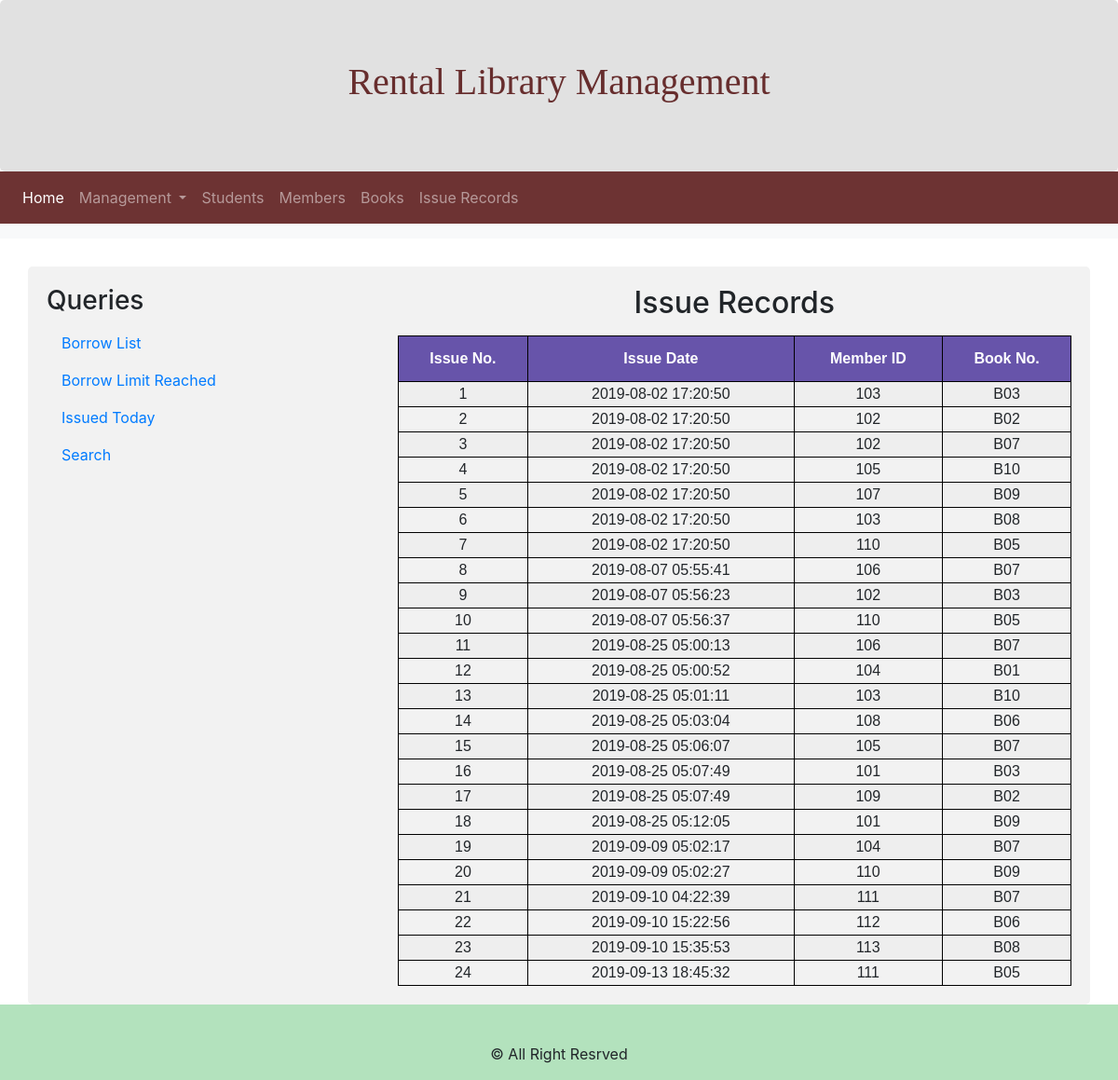
Page /issue.php on the committed database.
### tables this page shows
CREATE TABLE `iss_rec` (
  `iss_no` int(11) NOT NULL,
  `iss_date` timestamp NOT NULL DEFAULT current_timestamp(),
  `Mem_no` varchar(10) DEFAULT NULL,
  `book_no` varchar(10) DEFAULT NULL
);

### issue.php (the view, shortened to what this page needs)
<?php include "includes/db.php";?>
<?php include "includes/header.php"; ?>
<?php include "includes/navigation.php"; ?>
 <nav class="navbar navbar-expand-sm bg-light navbar-dark">
</nav>
<div class="container" style="margin-top:30px">
  <div class="row">
    <div class="col-sm-4">
      <h3>Queries</h3>
      <ul class="nav nav-pills flex-column">
        <li class="nav-item">
          <a class="nav-link" href="borrowList.php">Borrow List</a>
        </li>
        <li class="nav-item">
          <a class="nav-link" href="bookLimit.php">Borrow Limit Reached</a>
        </li>
        <li class="nav-item">
          <a class="nav-link" href="issuedToday.php">Issued Today</a>
        </li>
        <li class="nav-item">
          <a class="nav-link " href="search.php"> Search</a>
        </li>
      </ul>
    </div>
    <div class="col-sm-8">
    <?php
$sql = "SELECT * FROM iss_rec";
         $result = $con->query($sql) or die($con->error);
         echo "<h2>Issue Records</h2>";
         echo "<center><table id='table' style='margin-top:1rem;'><tr><th>Issue No.</th><th>Issue Date</th><th>Member ID</th><th>Book No.</th>";
             while ($row = $result->fetch_assoc()) {
                 echo "<tr><td>" . $row["iss_no"]. "</td><td>" . $row["iss_date"]. "</td><td>" . $row["Mem_no"]."</td><td>" . $row["book_no"]."</td>";
             }
         echo "</table></center>";
?>
    </div>
  </div>
</div>
<?php include "includes/footer.php"?>

### css/style.css (style rules this page uses)
body { //background-image: linear-gradient(to right bottom, rgba(126, 213, 111, 0.8), rgba(40, 180, 133, 0.8)), url(../img/map3.svg); background-size: cover; background-position: top; position: relative; }
table, th, td { border: 1px solid black; }
.container { min-height: 400px; }
#table { font-family: "Trebuchet MS", Arial, Helvetica, sans-serif; border-collapse: collapse; width: 100%; text-align: center; }
#table tr:nth-child(even) { background-color: rgb(238, 238, 238); }
#table th { padding-top: 12px; padding-bottom: 12px; text-align: left; background-color: rgb(103, 84, 170); color: white; text-align: center; }
h2 { text-align: center; }

### css/formStyle.css (style rules this page uses)
.container { border-radius: 5px; background-color: #f2f2f2; padding: 20px; }
.row:after { content: ""; display: table; clear: both; }

### rows in the picture
iss_rec: iss_no "1", iss_date "2019-08-02 17:20:50", Mem_no "103", book_no "B03"
iss_rec: iss_no "2", iss_date "2019-08-02 17:20:50", Mem_no "102", book_no "B02"
iss_rec: iss_no "3", iss_date "2019-08-02 17:20:50", Mem_no "102", book_no "B07"
iss_rec: iss_no "4", iss_date "2019-08-02 17:20:50", Mem_no "105", book_no "B10"
iss_rec: iss_no "5", iss_date "2019-08-02 17:20:50", Mem_no "107", book_no "B09"
iss_rec: iss_no "6", iss_date "2019-08-02 17:20:50", Mem_no "103", book_no "B08"
iss_rec: iss_no "7", iss_date "2019-08-02 17:20:50", Mem_no "110", book_no "B05"
iss_rec: iss_no "8", iss_date "2019-08-07 05:55:41", Mem_no "106", book_no "B07"
iss_rec: iss_no "9", iss_date "2019-08-07 05:56:23", Mem_no "102", book_no "B03"
iss_rec: iss_no "10", iss_date "2019-08-07 05:56:37", Mem_no "110", book_no "B05"
iss_rec: iss_no "11", iss_date "2019-08-25 05:00:13", Mem_no "106", book_no "B07"
iss_rec: iss_no "12", iss_date "2019-08-25 05:00:52", Mem_no "104", book_no "B01"
iss_rec: iss_no "13", iss_date "2019-08-25 05:01:11", Mem_no "103", book_no "B10"
iss_rec: iss_no "14", iss_date "2019-08-25 05:03:04", Mem_no "108", book_no "B06"
iss_rec: iss_no "15", iss_date "2019-08-25 05:06:07", Mem_no "105", book_no "B07"
iss_rec: iss_no "16", iss_date "2019-08-25 05:07:49", Mem_no "101", book_no "B03"
iss_rec: iss_no "17", iss_date "2019-08-25 05:07:49", Mem_no "109", book_no "B02"
iss_rec: iss_no "18", iss_date "2019-08-25 05:12:05", Mem_no "101", book_no "B09"
iss_rec: iss_no "19", iss_date "2019-09-09 05:02:17", Mem_no "104", book_no "B07"
iss_rec: iss_no "20", iss_date "2019-09-09 05:02:27", Mem_no "110", book_no "B09"
iss_rec: iss_no "21", iss_date "2019-09-10 04:22:39", Mem_no "111", book_no "B07"
iss_rec: iss_no "22", iss_date "2019-09-10 15:22:56", Mem_no "112", book_no "B06"
iss_rec: iss_no "23", iss_date "2019-09-10 15:35:53", Mem_no "113", book_no "B08"
iss_rec: iss_no "24", iss_date "2019-09-13 18:45:32", Mem_no "111", book_no "B05"
